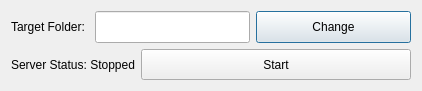
<?xml version="1.0" encoding="UTF-8"?>
<ui version="4.0">
 <class>FileServerForm</class>
 <widget class="QDialog" name="FileServerForm">
  <property name="geometry">
   <rect>
    <x>0</x>
    <y>0</y>
    <width>422</width>
    <height>91</height>
   </rect>
  </property>
  <property name="sizePolicy">
   <sizepolicy hsizetype="Fixed" vsizetype="Fixed">
    <horstretch>0</horstretch>
    <verstretch>0</verstretch>
   </sizepolicy>
  </property>
  <property name="minimumSize">
   <size>
    <width>0</width>
    <height>0</height>
   </size>
  </property>
  <property name="windowTitle">
   <string>File Server</string>
  </property>
  <property name="windowIcon">
   <iconset resource="../Resources/Resources.qrc">
    <normaloff>:/Core/Core/Logo.png</normaloff>:/Core/Core/Logo.png</iconset>
  </property>
  <layout class="QVBoxLayout" name="main_layout" stretch="0,0">
   <item>
    <layout class="QHBoxLayout" name="working_folder_layout">
     <item>
      <widget class="QLabel" name="working_folder_label">
       <property name="text">
        <string>Target Folder: </string>
       </property>
      </widget>
     </item>
     <item>
      <widget class="QLineEdit" name="working_folder">
       <property name="sizePolicy">
        <sizepolicy hsizetype="Expanding" vsizetype="Minimum">
         <horstretch>0</horstretch>
         <verstretch>0</verstretch>
        </sizepolicy>
       </property>
       <property name="text">
        <string notr="true"/>
       </property>
       <property name="readOnly">
        <bool>true</bool>
       </property>
      </widget>
     </item>
     <item>
      <widget class="QPushButton" name="working_folder_change">
       <property name="sizePolicy">
        <sizepolicy hsizetype="MinimumExpanding" vsizetype="Minimum">
         <horstretch>0</horstretch>
         <verstretch>0</verstretch>
        </sizepolicy>
       </property>
       <property name="text">
        <string>Change</string>
       </property>
      </widget>
     </item>
    </layout>
   </item>
   <item>
    <layout class="QHBoxLayout" name="server_info_layout">
     <item>
      <widget class="QLabel" name="server_info">
       <property name="text">
        <string>Server Status: Stopped</string>
       </property>
      </widget>
     </item>
     <item>
      <widget class="QPushButton" name="toggle_working">
       <property name="sizePolicy">
        <sizepolicy hsizetype="MinimumExpanding" vsizetype="Minimum">
         <horstretch>0</horstretch>
         <verstretch>0</verstretch>
        </sizepolicy>
       </property>
       <property name="text">
        <string>Start</string>
       </property>
      </widget>
     </item>
    </layout>
   </item>
  </layout>
 </widget>
 <resources>
  <include location="../Resources/Resources.qrc"/>
 </resources>
 <connections>
  <connection>
   <sender>working_folder_change</sender>
   <signal>clicked()</signal>
   <receiver>FileServerForm</receiver>
   <slot>change_working_folder()</slot>
   <hints>
    <hint type="sourcelabel">
     <x>509</x>
     <y>41</y>
    </hint>
    <hint type="destinationlabel">
     <x>521</x>
     <y>58</y>
    </hint>
   </hints>
  </connection>
  <connection>
   <sender>toggle_working</sender>
   <signal>clicked()</signal>
   <receiver>FileServerForm</receiver>
   <slot>toggle_server()</slot>
   <hints>
    <hint type="sourcelabel">
     <x>468</x>
     <y>65</y>
    </hint>
    <hint type="destinationlabel">
     <x>478</x>
     <y>87</y>
    </hint>
   </hints>
  </connection>
 </connections>
 <slots>
  <slot>change_working_folder()</slot>
  <slot>toggle_server()</slot>
 </slots>
</ui>
